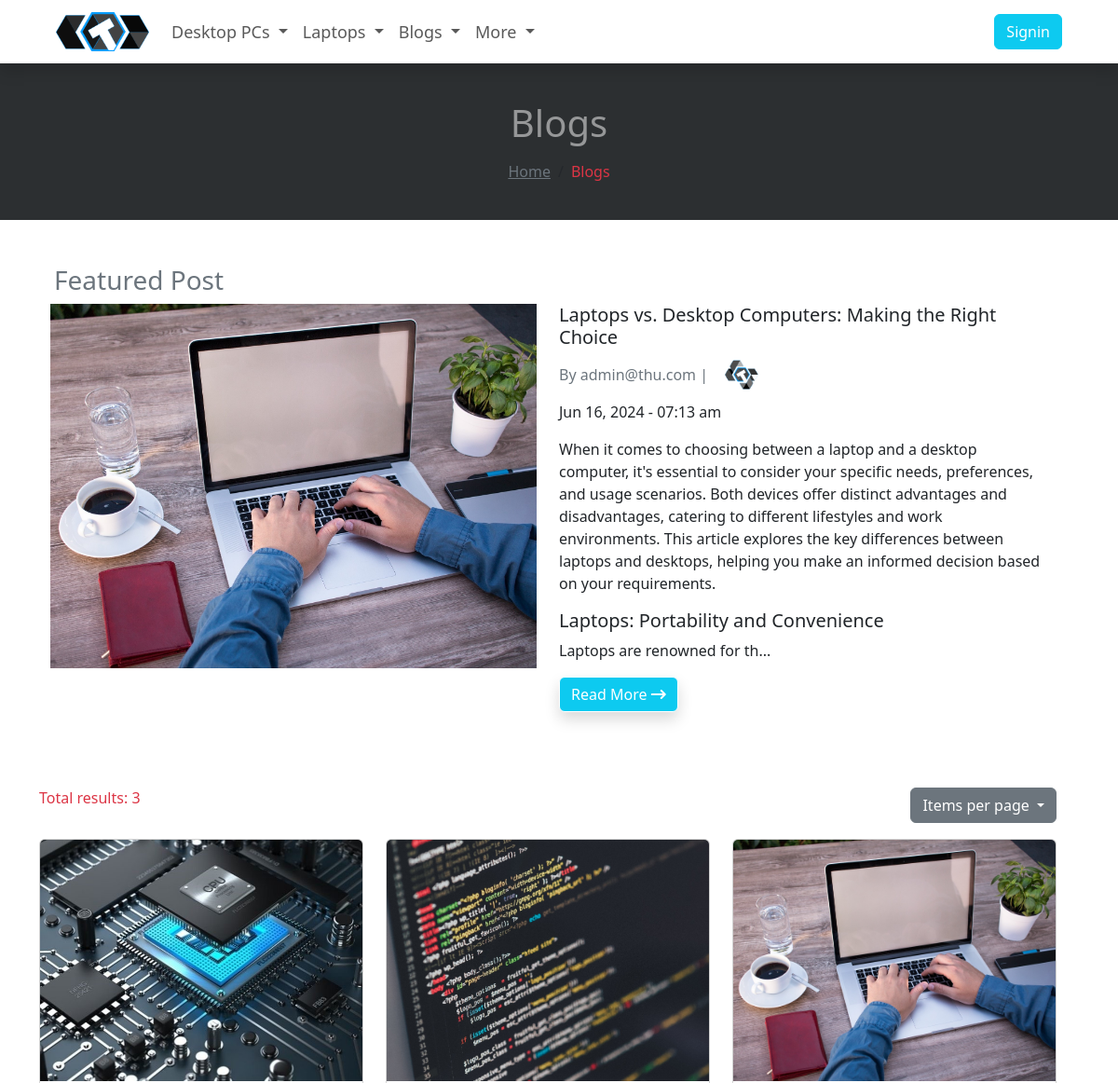
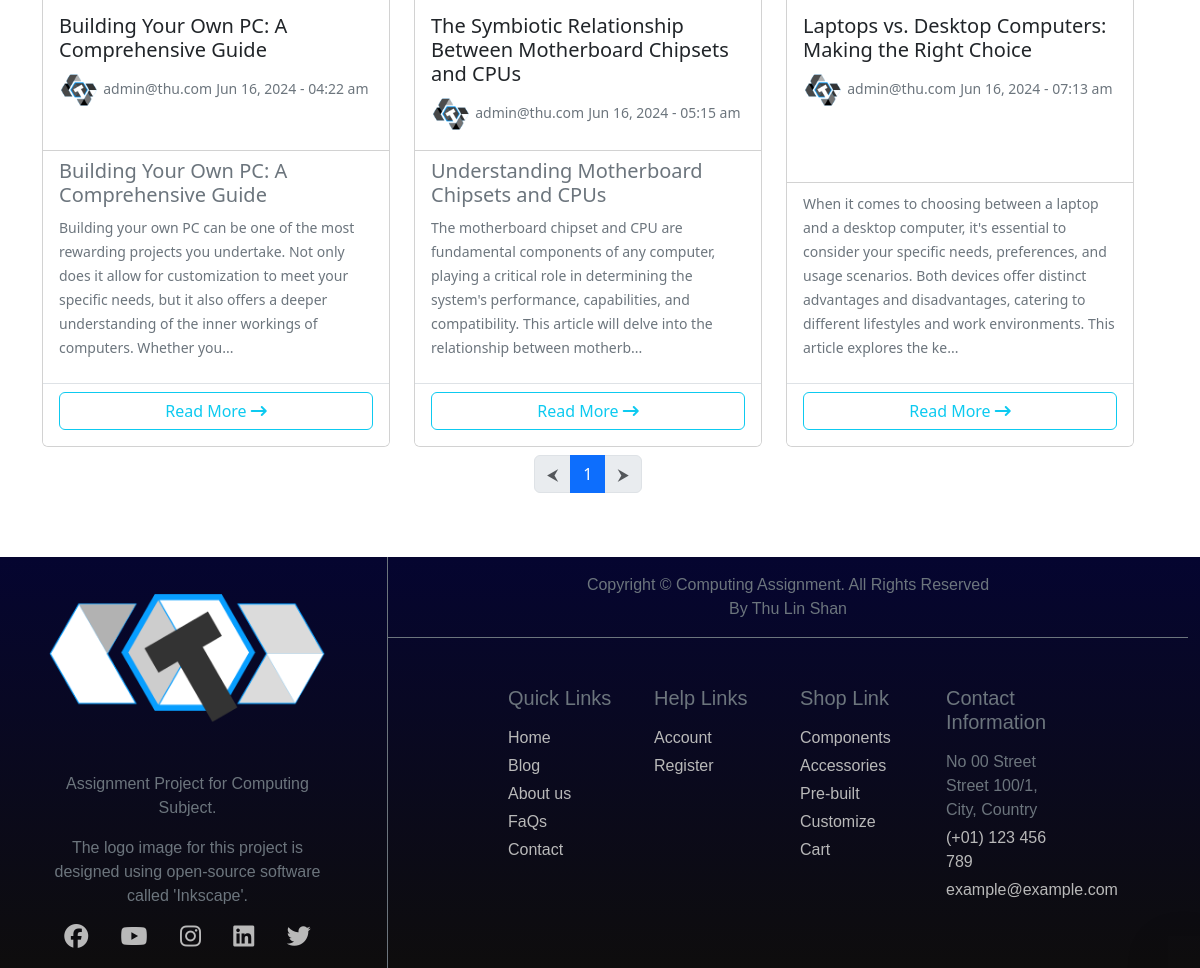
/blogs.php, run on the app's committed database (2 pictures, top to bottom).
### tables this page shows
CREATE TABLE `blog` (
  `id` int(15) NOT NULL,
  `header` varchar(255) NOT NULL,
  `description` text NOT NULL,
  `date` timestamp NOT NULL DEFAULT current_timestamp(),
  `author` int(11) NOT NULL,
  `img` varchar(255) NOT NULL,
  `is_featured` tinyint(4) NOT NULL
);

CREATE TABLE `users` (
  `id` int(11) NOT NULL,
  `username` varchar(255) NOT NULL,
  `password` varchar(255) NOT NULL,
  `email` varchar(255) NOT NULL,
  `phone1` varchar(20) NOT NULL,
  `phone2` varchar(20) DEFAULT NULL,
  `address` varchar(255) NOT NULL,
  `avatar` varchar(255) NOT NULL,
  `subscribed` tinyint(4) NOT NULL,
  `is_admin` tinyint(4) NOT NULL DEFAULT 0
);

### blogs.php (the view, shortened to what this page needs)
<?php
include './partials/header.php';
$page = $_GET['page'];
$size = $_GET['size'];
$count = 0;
$query = "SELECT COUNT(*) AS count FROM laptop";
$result = mysqli_query($connection, $query);
if ($result) {
    $row = mysqli_fetch_assoc($result);
    $count = $row['count'];
    $total_pages = ceil($count / $size);
}
$query = "SELECT * FROM blog ORDER BY date";
$blogs =  mysqli_query($connection, $query);
$query = "SELECT * FROM blog WHERE is_featured = 1 LIMIT 1";
$result =  mysqli_query($connection, $query);
$featured = mysqli_fetch_assoc($result);
if (isset($featured)) {
    $featured_description = htmlspecialchars_decode($featured['description'], ENT_QUOTES);
}
$query = "SELECT COUNT(*) AS count FROM blog";
$result = mysqli_query($connection, $query);
if ($result) {
    $row = mysqli_fetch_assoc($result);
    $count = $row['count'];
    $total_pages = ceil($count / $size);
}
?>
<main class="bg-white">
    <div class="row h-25 text-center d-flex flex-column justify-content-center py-4 mx-0" style="background-color: #2c2f31;">
        <h1 class="text-white-50 text-lg my-3">Blogs</h1>
        <nav aria-label="breadcrumb">
            <ol class="breadcrumb d-flex justify-content-center">
                <li class="breadcrumb-item"><a href="index.php" class="text-secondary">Home</a></li>
                <li class="breadcrumb-item active text-danger" aria-current="page">Blogs</li>
            </ol>
        </nav>
    </div>
    <div class="container my-5">
        <div class="row w-100">
            <?php if (isset($featured)) : ?>
                <?php
                $featured_author_id = $featured['author'];
                $query = "SELECT * FROM users WHERE id=$featured_author_id";
                $result = mysqli_query($connection, $query);
                $featured_author = mysqli_fetch_assoc($result);
                ?>
                <h3 class="text-secondary mx-3">Featured Post</h3>
                <div class="row mb-4 pb-5 mx-auto">
                    <div class="col-md-6 col-sm-12">
                        <a href="./blog.php"><img src="<?= ROOT_URL . '/assets/images/blogs/' . $featured['img'] ?>" alt="" class="img-fluid"></a>
                    </div>
                    <div class="col-md-6 col-sm-12">
                        <div>
                            <h5 class="card-title"> <?= $featured['header'] ?></h5>
                            <div>
                                <div class="d-flex align-items-center my-2">
                                    <p class="text-secondary mb-0 me-3">By <?= $featured_author['username'] ?> | </p>
                                    <img src="<?= ROOT_URL . '/assets/images/avatars/' . $featured_author['avatar'] ?>" style="border-radius: 50%; padding:2px; overflow:hidden;object-fit: cover;" alt="" width="40px" height="40px">
                                </div>
                                <?= date("M d, Y - h:i a", strtotime($featured['date'])) ?>
                            </div>
                        </div>
                        <p><?= substr($featured_description, 0, 500) ?>...</p>
                        <a href="./details/blog_details.php?id=<?= $featured['id'] ?>" class="btn btn-info shadow border border-white text-white mb-2">Read More
                            <i class="fa fa-long-arrow-right"></i></a>
                    </div>
                </div>
            <?php endif ?>
            <div class="d-flex justify-content-between align-items-center mb-2">
                <p class="text-danger">Total results: <span><?= $count ?></span></p>
                <div>
                    <div class="dropdown">
                        <button class="btn btn-secondary dropdown-toggle" type="button" id="page_dropdown" data-bs-toggle="dropdown" aria-expanded="false">
                            Items per page
                        </button>
                    </div>
                </div>
            </div>
            <?php while ($blog = mysqli_fetch_assoc($blogs)) : ?>
                <?php
                $author_id = $blog['author'];
                $query = "SELECT * FROM users WHERE id=$author_id";
                $result =  mysqli_query($connection, $query);
                $author = mysqli_fetch_assoc($result);
                $description = htmlspecialchars_decode($blog['description'], ENT_QUOTES);
                ?>
                <div class="col-lg-4 col-md-6 col-sm-12 col-12 my-2">
                    <div class="card w-100 h-100">
                        <a href="./blog.php">
                            <img src="./assets/images/blogs/<?= $blog['img'] ?>" class="card-img-top w-100 img-fluid" alt="..."></a>
                        <div class="card-body">
                            <h5 class="card-title"><?= $blog['header'] ?></h5>
                            <div>
                                <img src="<?= ROOT_URL . '/assets/images/avatars/' . $author['avatar'] ?>" style="border-radius: 50%; padding:2px; overflow:hidden;object-fit: cover;" alt="" width="40px" height="40px">
                                <small class="text-secondary"><?= $author['username'] ?></small>
                                <small class="text-secondary"> <?= date("M d, Y - h:i a", strtotime($blog['date'])) ?></small>
                            </div>
                        </div>
                        <ul class="list-group list-group-flush">
                            <li class="list-group-item">
                                <small class="text-secondary"><?= substr($description, 0, 300) ?>...</small>
                            </li>
                            <li class="list-group-item d-flex flex-column justify-content-center">
                                <a href="./details/blog_details.php?id=<?= $blog['id'] ?>" class="btn btn-outline-info mb-2">Read More <i class="fa fa-long-arrow-right"></i></a>
                            </li>
                        </ul>
                    </div>
                </div>
            <?php endwhile; ?>
            <div class="d-flex justify-content-center align-items-center">
                <nav aria-label="Page navigation example">
                    <ul class="pagination">
                        <li class="page-item <?php if ($page <= 1) echo 'disabled'; ?>">
                            <a class="page-link" href="<?php if ($page > 1) echo '?page=' . ($page - 1) . '&size=' . $size;
                                                        else echo '#'; ?>" aria-label="Previous">
                                <span aria-hidden="true">&#11164;</span>
                            </a>
                        </li>
                        <?php for ($i = max(1, $page - 2); $i <= min($total_pages, $page + 2); $i++) : ?>
                            <li class="page-item <?php if ($i == $page) echo 'active'; ?>">
                                <a class="page-link" href="?page=<?= $i; ?>&size=<?= $size; ?>"><?= $i; ?></a>
                            </li>
                        <?php endfor; ?>
                        <li class="page-item <?php if ($page >= $total_pages) echo 'disabled'; ?>">
                            <a class="page-link" href="<?php if ($page < $total_pages) echo '?page=' . ($page + 1) . '&size=' . $size;
                                                        else echo '#'; ?>" aria-label="Next">
                                <span aria-hidden="true">&#11166;</span>
                            </a>
                        </li>
                    </ul>
                </nav>
            </div>
        </div>
    </div>
</main>
<?php
include './partials/footer.php';
?>

### data on the page
blog: img (picture), header "Laptops vs. Desktop Computers: Making the Right Choice", date "Jun 16, 2024 - 07:13 am", description "When it comes to choosing between a laptop and a desktop computer, it's essential to consider your specific needs, preferences, and usage scenarios. Both devices offer distinct advantages and disadvantages, catering to different lifestyles and work environments. This article explores the key differences between laptops and desktops, helping you make an informed decision based on your requirements. Laptops: Portability and Convenience Laptops are renowned for th", users.avatar (picture), users.username "admin@thu.com", description "When it comes to choosing between a laptop and a desktop computer, it's essential to consider your specific needs, preferences, and usage scenarios. Both devices offer distinct advantages and disadvantages, catering to different lifestyles and work environments. This article explores the ke"
users: username "admin@thu.com", avatar (picture)
blog: img (picture), header "Building Your Own PC: A Comprehensive Guide", users.avatar (picture), users.username "admin@thu.com", date "Jun 16, 2024 - 04:22 am", description "Building Your Own PC: A Comprehensive Guide Building your own PC can be one of the most rewarding projects you undertake. Not only does it allow for customization to meet your specific needs, but it also offers a deeper understanding of the inner workings of computers. Whether you"
blog: img (picture), header "The Symbiotic Relationship Between Motherboard Chipsets and CPUs", users.avatar (picture), users.username "admin@thu.com", date "Jun 16, 2024 - 05:15 am", description "Understanding Motherboard Chipsets and CPUs The motherboard chipset and CPU are fundamental components of any computer, playing a critical role in determining the system's performance, capabilities, and compatibility. This article will delve into the relationship between motherb"

### other printed values
$count "3"
